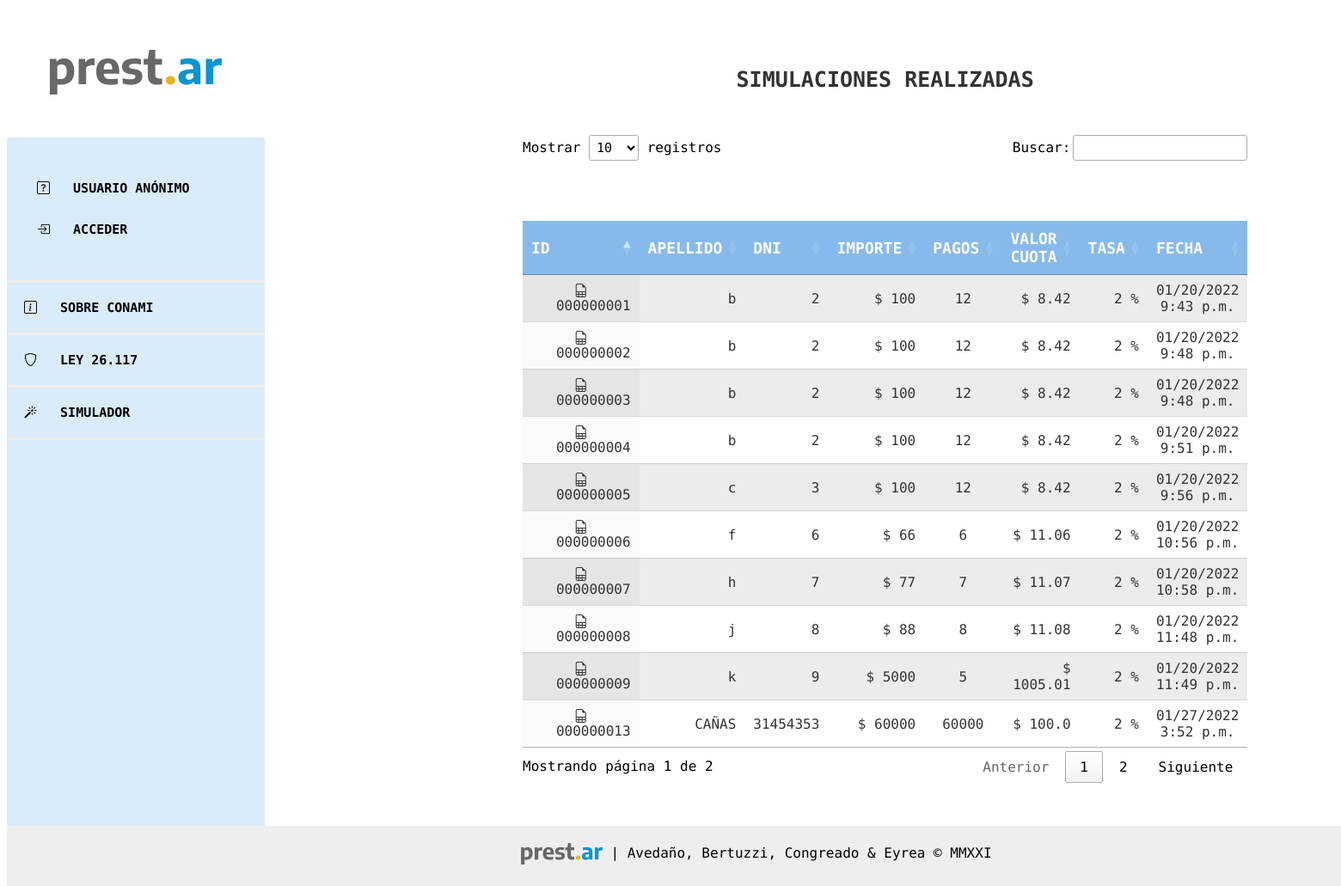
The app's page /simulador/list/ with its own data.
### prestamos/models.py (models this page shows, shortened)
class Simulacion(models.Model):
    CUOTAS_LISTA = [
        ('1', '1'),
        ('3', '3'),
        ('6', '6'),
        ('9', '9'),
        ('12', '12'),
        ('18', '18'),
        ('24', '24'),
    ]
    smvm = models.ForeignKey(
        SMVM, on_delete=models.CASCADE, null=True, default=1)
    author = models.ForeignKey(
        settings.AUTH_USER_MODEL, on_delete=models.CASCADE, null=True)  # Acá tiene que quedar el null=True porque se tiene que poder hacer simulaciones sin registrarse
    nombre = models.CharField(max_length=200)
    apellido = models.CharField(max_length=200)
    dni = models.IntegerField(validators=[
                              MaxValueValidator(99999999)])
    importe_solicitado = models.PositiveIntegerField()
    created_date = models.DateTimeField(
        default=timezone.now)
    tasa_anual = models.ForeignKey(
        TasaInteres, on_delete=models.CASCADE, null=True, default=1)
    cant_cuotas = models.CharField(max_length=200, choices=CUOTAS_LISTA)
    telefono = models.CharField(max_length=200)
    email = models.CharField(max_length=200)
    cuota_final = models.DecimalField(
        decimal_places=2, max_digits=9, null=True)
    def calculo_cuota(self):
        interes = int(self.tasa_anual.tasa)/100
        cant_cuotas = int(self.cant_cuotas)
        calculo_cuota = round(self.importe_solicitado*(interes/12) /
                              (1-(1+(interes/12))**(-cant_cuotas)), 2)
        return round(calculo_cuota, 2)

class TasaInteres(models.Model):
    author = models.ForeignKey(
        settings.AUTH_USER_MODEL, on_delete=models.CASCADE)
    tasa = models.PositiveIntegerField()
    created_date = models.DateTimeField(
        default=timezone.now)
    def __str__(self):
        return '{}'.format(self.tasa)

### prestamos/views.py (the view)
# urls.py: path('simulador/list/', views.simulaciones_list, name='simulaciones_list'),
def simulaciones_list(request):
    simulaciones = SimulacionFilter(
        request.GET, queryset=Simulacion.objects.order_by('-created_date'))
    return render(request, 'simulador/simulaciones_list.html', {'filter': simulaciones})

### prestamos/templates/simulador/simulaciones_list.html (shortened to what this page needs)
{% extends 'base.html' %}
{% block content %}
<header>
	<span>SIMULACIONES REALIZADAS</span>
</header>
<main>
    <table id="example" class="display" style="width:100%">
        <thead>
            <tr class="titulo mayus">
                <th>ID </th>
                <th >APELLIDO </th>
                <th >DNI </th>
                <th >IMPORTE </th>
                <th >PAGOS </th>
				<th >VALOR CUOTA </th>
                <th>TASA </th>
                <th >FECHA </th>
            </tr>
        </thead>
        <tbody>
            {% for simulacion in filter.qs %}
                <tr >
                    <td style="text-align: center;"><a href="{% url 'simulacion_detail' pk=simulacion.pk %}"><i class="bi bi-file-earmark-spreadsheet"></i>&nbsp;&nbsp;&nbsp;{{ simulacion.id|stringformat:"09d" }}</a></td>
                    <td>{{ simulacion.apellido }}</td>
                    <td>{{ simulacion.dni }}</td>
                    <td>$ {{ simulacion.importe_solicitado }}</td>
                    <td style="text-align: center;">{{ simulacion.cant_cuotas }}</td>
					<td>$ {{ simulacion.calculo_cuota }}</td>
                    <td>{{ simulacion.tasa_anual }} %</td>
                    <td style="text-align: center;">{{ simulacion.created_date|date:"SHORT_DATETIME_FORMAT" }}</td>
                </tr>
            {% endfor %}
            </tbody>
    </table>
</main>
{% endblock %}

### static/css/style.css (style rules this page uses)
html { height: 100%; }
body { min-height: 100%; font-family: "Encode Sans", sans-serif !important; display: grid; grid-template: "menu header" "menu main" "menu main" "footer footer" / 300px 1fr; }
a { color: inherit; text-decoration: none; }
header { grid-area: header; font-size: 25px; padding: 70px 70px 50px 70px; text-align: center; font-weight: 900; color: #333; }
main { grid-area: main; padding-bottom: 50px; padding-left: 300px; padding-right: 300px; }
.titulo { text-align: center; font-size: 18px; font-weight: bold; color: white; background-color: #87baea; grid-column-start: 1; grid-column-end: 3; }
.mayus { text-transform: uppercase; }
html, body { font-family: Arial, Helvetica, sans-serif; }
table { padding-top: 70px; width: 100%; color: #333; }
th { padding: 8px; }
td { text-align: right; padding: 8px; font-weight: lighter; }
tbody:nth-child(even) tr:nth-child(odd) { background-color: #f2f2f2; }

### records on screen
Simulacion: id "000000013", apellido "CAÑAS", dni "31454353", importe_solicitado "60000", cant_cuotas "60000", calculo_cuota "100.0", tasa_anual "2", created_date "01/27/2022 3:52 p.m."
Simulacion: id "000000009", apellido "k", dni "9", importe_solicitado "5000", cant_cuotas "5", calculo_cuota "1005.01", tasa_anual "2", created_date "01/20/2022 11:49 p.m."
Simulacion: id "000000008", apellido "j", dni "8", importe_solicitado "88", cant_cuotas "8", calculo_cuota "11.08", tasa_anual "2", created_date "01/20/2022 11:48 p.m."
Simulacion: id "000000007", apellido "h", dni "7", importe_solicitado "77", cant_cuotas "7", calculo_cuota "11.07", tasa_anual "2", created_date "01/20/2022 10:58 p.m."
Simulacion: id "000000006", apellido "f", dni "6", importe_solicitado "66", cant_cuotas "6", calculo_cuota "11.06", tasa_anual "2", created_date "01/20/2022 10:56 p.m."
Simulacion: id "000000005", apellido "c", dni "3", importe_solicitado "100", cant_cuotas "12", calculo_cuota "8.42", tasa_anual "2", created_date "01/20/2022 9:56 p.m."
Simulacion: id "000000004", apellido "b", dni "2", importe_solicitado "100", cant_cuotas "12", calculo_cuota "8.42", tasa_anual "2", created_date "01/20/2022 9:51 p.m."
Simulacion: id "000000003", apellido "b", dni "2", importe_solicitado "100", cant_cuotas "12", calculo_cuota "8.42", tasa_anual "2", created_date "01/20/2022 9:48 p.m."
Simulacion: id "000000002", apellido "b", dni "2", importe_solicitado "100", cant_cuotas "12", calculo_cuota "8.42", tasa_anual "2", created_date "01/20/2022 9:48 p.m."
Simulacion: id "000000001", apellido "b", dni "2", importe_solicitado "100", cant_cuotas "12", calculo_cuota "8.42", tasa_anual "2", created_date "01/20/2022 9:43 p.m."
